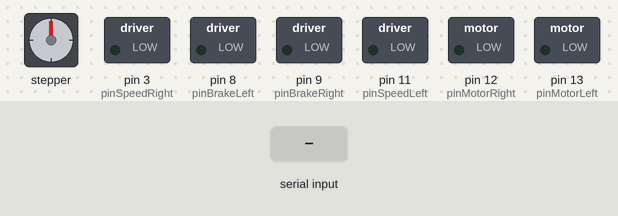
This sketch was run on a simulated Arduino Uno, built with avr-gcc and run on an emulated ATmega328P. On the bench: stepper motor, switched loads named in the sketch (green lamp = pin HIGH). The inputs (shaded band) are chosen by the test bench. Stepper angles assume 2048 steps per turn; what the sketch prints to the serial monitor is not drawn.

Above: at 1.2 s.
1.3 s: "fork\n" received over the second serial link
At 3.1 s:
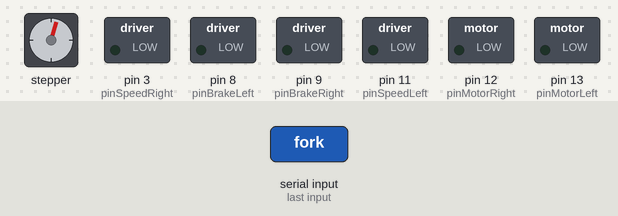
13.3 s: "stop\n" received over the second serial link
At 15.8 s:
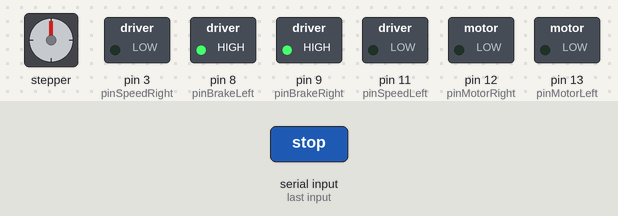
16.3 s: "left\n" received over the second serial link
At 17.2 s:
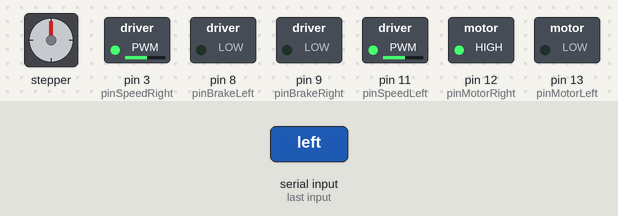
18.9 s: "right\n" received over the second serial link
At 19.8 s:
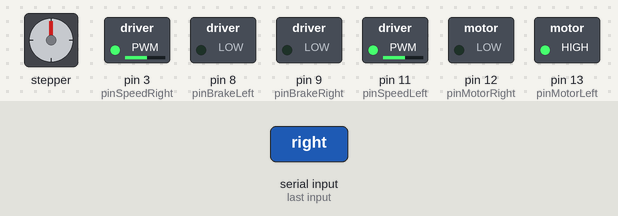
21.5 s: "forward\n" received over the second serial link
At 22.4 s:
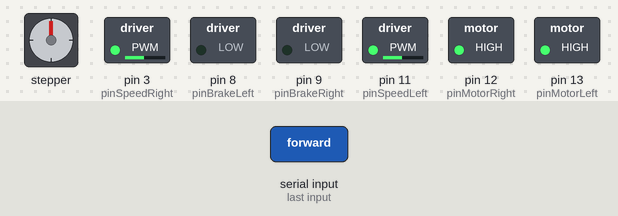
24.1 s: "reverse\n" received over the second serial link
At 25.0 s:
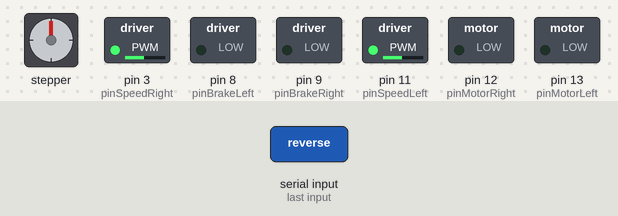
Timing chart, 0 to 27.1 s (numbered marks = the images above; inputs shaded):
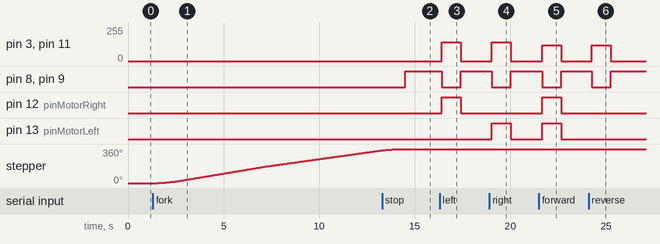

The sketch:

motordriving.ino
```cpp
#include <SoftwareSerial.h>

// Include the AccelStepper Library//https://lastminuteengineers.com/28byj48-stepper-motor-arduino-tutorial/
// https://lastminuteengineers.com/28byj48-stepper-motor-arduino-tutorial/
#include <AccelStepper.h>

// Define step constant
#define MotorInterfaceType 4

SoftwareSerial BTSerial(2,10); // RX | TX // or (10,11)
String  receivedText = "";


/* -----------------------------------------------------|
 * |-----------------|------------|------------|
 * | function        | Channel A  | Channel B  |
 * | Direction       | Digital 12 | Digital 13 |
 * | Speed (PWM)     | Digital 3  | Digital 11 |
 * | Brake           | Digital 9  | Digital 8  |
 * | Current Sensing | Analog 0 ` | Analog 1   | not necessary for basic use
 * |-----------------|------------|------------|
 * https://www.instructables.com/Arduino-Motor-Shield-Tutorial/

  *---------------------------------------------------*
 */
//-------------------------------------------------------------------------------------------------------------------------------------------
/*
Motor=forward- backwards pin
brake=brake pin
Speed=Speed pin
*/
int pinMotorLeft = 13;
int pinBrakeLeft = 8;
int pinSpeedLeft = 11;


int pinMotorRight = 12;
int pinBrakeRight = 9;
int pinSpeedRight = 3;

int leftMotorArray[3] = {pinMotorLeft, pinBrakeLeft, pinSpeedLeft};
int rightMotorArray[3] = {pinMotorRight, pinBrakeRight, pinSpeedRight};
int speedMotor = 120;

// Creates an instance
// Pins entered in sequence IN1-IN3-IN2-IN4 for proper step sequence
AccelStepper myStepper(MotorInterfaceType, 7, 5, 6, 4);
int directionFork = 1;
float UpDown = false;


void reverse() {
  digitalWrite(leftMotorArray[0], LOW); //Establishes forward direction of Channel A
  digitalWrite(leftMotorArray[1], LOW);   //Disengage the Brake for Channel A
  analogWrite(leftMotorArray[2], speedMotor);   //Spins the motor on Channel A at full speed

  //Motor B backward @ half speed
  digitalWrite(rightMotorArray[0], LOW);  //Establishes forward direction of Channel B
  digitalWrite(rightMotorArray[1], LOW);   //Disengage the Brake for Channel B
  analogWrite(rightMotorArray[2], speedMotor);    //Spins the motor on Channel B at half speed
}

void forward() {

  digitalWrite(leftMotorArray[0], HIGH); //Establishes forward direction of Channel A
  digitalWrite(leftMotorArray[1], LOW);   //Disengage the Brake for Channel A
  analogWrite(leftMotorArray[2], speedMotor);   //Spins the motor on Channel A at full speed

  //Motor B backward @ half speed
  digitalWrite(rightMotorArray[0], HIGH);  //Establishes forward direction of Channel B
  digitalWrite(rightMotorArray[1], LOW);   //Disengage the Brake for Channel B
  analogWrite(rightMotorArray[2], speedMotor);    //Spins the motor on Channel B at half speed
}

void still() {
  digitalWrite(leftMotorArray[0], LOW); //Establishes forward direction of Channel A
  digitalWrite(leftMotorArray[1], HIGH);   //Disengage the Brake for Channel A
  analogWrite(leftMotorArray[2], 0);   //Spins the motor on Channel A at full speed

  //Motor B backward @ half speed
  digitalWrite(rightMotorArray[0], LOW);  //Establishes backward direction of Channel B
  digitalWrite(rightMotorArray[1], HIGH);   //Disengage the Brake for Channel B
  analogWrite(rightMotorArray[2], 0);    //Spins the motor on Channel B at half speed
}

void right() {

  digitalWrite(leftMotorArray[0], HIGH); //Establishes forward direction of Channel A
  digitalWrite(leftMotorArray[1], LOW);   //Disengage the Brake for Channel A
  analogWrite(leftMotorArray[2], speedMotor+20);   //Spins the motor on Channel A at full speed

  //Motor B backward @ half speed
  digitalWrite(rightMotorArray[0], LOW);  //Establishes backward direction of Channel B
  digitalWrite(rightMotorArray[1], LOW);   //Disengage the Brake for Channel B
  analogWrite(rightMotorArray[2], speedMotor+20);    //Spins the motor on Channel B at half speed
}

void left() {
  digitalWrite(leftMotorArray[0], LOW); //Establishes forward direction of Channel A
  digitalWrite(leftMotorArray[1], LOW);   //Disengage the Brake for Channel A
  analogWrite(leftMotorArray[2], speedMotor+20);//speedMotorTurn+40);   //Spins the motor on Channel A at full speed

  //Motor B backward @ half speed
  digitalWrite(rightMotorArray[0], HIGH);  //Establishes backward direction of Channel B
  digitalWrite(rightMotorArray[1], LOW);   //Disengage the Brake for Channel B
  analogWrite(rightMotorArray[2], speedMotor+20);//speedMotorTurn+50);    //Spins the motor on Channel B at half speed
}
void fastleft() {
  digitalWrite(leftMotorArray[0], LOW); //Establishes forward direction of Channel A
  digitalWrite(leftMotorArray[1], LOW);   //Disengage the Brake for Channel A
  analogWrite(leftMotorArray[2], 200);//speedMotorTurn+40);   //Spins the motor on Channel A at full speed

  //Motor B backward @ half speed
  digitalWrite(rightMotorArray[0], LOW);  //Establishes backward direction of Channel B
  digitalWrite(rightMotorArray[1], LOW);   //Disengage the Brake for Channel B
  analogWrite(rightMotorArray[2], 200);//speedMotorTurn+50);    //Spins the motor on Channel B at half speed
}

void setup() {
  Serial.begin(9600); //for serial monitor
  BTSerial.begin(9600); //hc-05 default baud rate


  for(int i = 0; i < 3; i++) {
    pinMode(leftMotorArray[i], OUTPUT);
    pinMode(rightMotorArray[i], OUTPUT);
  }
  myStepper.setMaxSpeed(400.0);       // Max safe speed
  myStepper.setAcceleration(200.0);   // Reasonable acceleration
  Serial.println(myStepper.currentPosition());

  Serial.println("setup done");
}

void loop() {

  if(BTSerial.available()){
    Serial.println("Start reading");
    char character = BTSerial.read();


    if(character == '\n' || character == '\r'){
      receivedText.trim();
      Serial.print("Final string: >");
      Serial.print(receivedText);
      Serial.println("<");
      if (receivedText=="stop"){
        still();
      }
      if (receivedText=="start"){

      }
      if (receivedText=="left"){
        left();
        Serial.println("left");
        delay(1000);
        still();

      }
      if (receivedText=="right"){
        right();
        Serial.println("right");
        delay(1000);
        still();
      }
      if (receivedText=="forward"){
        forward();
        Serial.println("forward");
        delay(1000);
        still();
      }
      if (receivedText=="reverse"){
        reverse();
        Serial.println("reverse");
        delay(1000);
        still();
      }
      if (receivedText=="fork"){
        Serial.print("Fork");
        if (!UpDown){
          while(!UpDown){
            if (myStepper.distanceToGo() == 0) {
              myStepper.moveTo(2048);
              if (myStepper.currentPosition() == 2048) {
              UpDown = true;
              }
            }
            Serial.println(myStepper.currentPosition());
            myStepper.run();
          }
        }
        else if (UpDown){
          while(UpDown){
            if (myStepper.distanceToGo() == 0) {
              myStepper.moveTo(0);
              if (myStepper.currentPosition() == 0) {
              UpDown = false;
              }
            }
            Serial.println(myStepper.currentPosition());
            myStepper.run();
          }
        }
      }
      receivedText = "";
      Serial.println("reset");
    }
    else{
      receivedText += character;

    }

  }
  else{
    Serial.println("no serial available");
  }


}
```

Measured:
- after the input at 1.3 s, stepper: keeps turning clockwise at about 30°/s, starting after 0.26 s
- after the input at 13.3 s, pin 8 (pinBrakeLeft), pin 9 (pinBrakeRight): LOW → HIGH after 1.2 s
- after the input at 16.3 s, pin 3 (pinSpeedRight), pin 11 (pinSpeedLeft): 0/255 → 140/255 after 0.10 s, → 0/255 1.0 s later; pin 8 (pinBrakeLeft), pin 9 (pinBrakeRight): HIGH → LOW after 0.10 s, → HIGH 1.0 s later; pin 12 (pinMotorRight): LOW → HIGH after 0.10 s, → LOW 1.0 s later
- after the input at 18.9 s, pin 3 (pinSpeedRight), pin 11 (pinSpeedLeft): 0/255 → 140/255 after 0.12 s, → 0/255 1.0 s later; pin 8 (pinBrakeLeft), pin 9 (pinBrakeRight): HIGH → LOW after 0.12 s, → HIGH 1.0 s later; pin 13 (pinMotorLeft): LOW → HIGH after 0.12 s, → LOW 1.0 s later
- after the input at 21.5 s, pin 3 (pinSpeedRight), pin 11 (pinSpeedLeft): 0/255 → 120/255 after 0.17 s, → 0/255 1.0 s later; pin 8 (pinBrakeLeft), pin 9 (pinBrakeRight): HIGH → LOW after 0.17 s, → HIGH 1.0 s later; pin 12 (pinMotorRight), pin 13 (pinMotorLeft): LOW → HIGH after 0.17 s, → LOW 1.0 s later
- after the input at 24.1 s, pin 3 (pinSpeedRight), pin 11 (pinSpeedLeft): 0/255 → 120/255 after 0.15 s, → 0/255 1.0 s later; pin 8 (pinBrakeLeft), pin 9 (pinBrakeRight): HIGH → LOW after 0.15 s, → HIGH 1.0 s later
